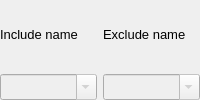
        <widget class="QWidget" name="filter_widget" native="true">
         <layout class="QGridLayout" name="filterLayout">
          <property name="leftMargin">
           <number>0</number>
          </property>
          <property name="topMargin">
           <number>0</number>
          </property>
          <property name="rightMargin">
           <number>0</number>
          </property>
          <property name="bottomMargin">
           <number>0</number>
          </property>
          <item row="0" column="0">
           <widget class="QLabel" name="label_include">
            <property name="font">
             <font>
              <pointsize>10</pointsize>
             </font>
            </property>
            <property name="text">
             <string>Include name</string>
            </property>
           </widget>
          </item>
          <item row="1" column="0">
           <widget class="QComboBox" name="comboBox_include">
            <property name="enabled">
             <bool>false</bool>
            </property>
            <property name="font">
             <font>
              <pointsize>11</pointsize>
             </font>
            </property>
            <property name="toolTip">
             <string>Specify the target file name with a wildcard. read help.</string>
            </property>
            <property name="inputMethodHints">
             <set>Qt::ImhNone</set>
            </property>
            <property name="editable">
             <bool>true</bool>
            </property>
           </widget>
          </item>
          <item row="1" column="1">
           <widget class="QComboBox" name="comboBox_exclude">
            <property name="enabled">
             <bool>false</bool>
            </property>
            <property name="font">
             <font>
              <pointsize>11</pointsize>
             </font>
            </property>
            <property name="toolTip">
             <string>Specify a target outside the file name with a wildcard. read help.</string>
            </property>
            <property name="editable">
             <bool>true</bool>
            </property>
           </widget>
          </item>
          <item row="0" column="1">
           <widget class="QLabel" name="label_exclude">
            <property name="font">
             <font>
              <pointsize>10</pointsize>
             </font>
            </property>
            <property name="toolTip">
             <string>Call the history of the path that you specified in the copy source.</string>
            </property>
            <property name="text">
             <string>Exclude name</string>
            </property>
           </widget>
          </item>
         </layout>
        </widget>
